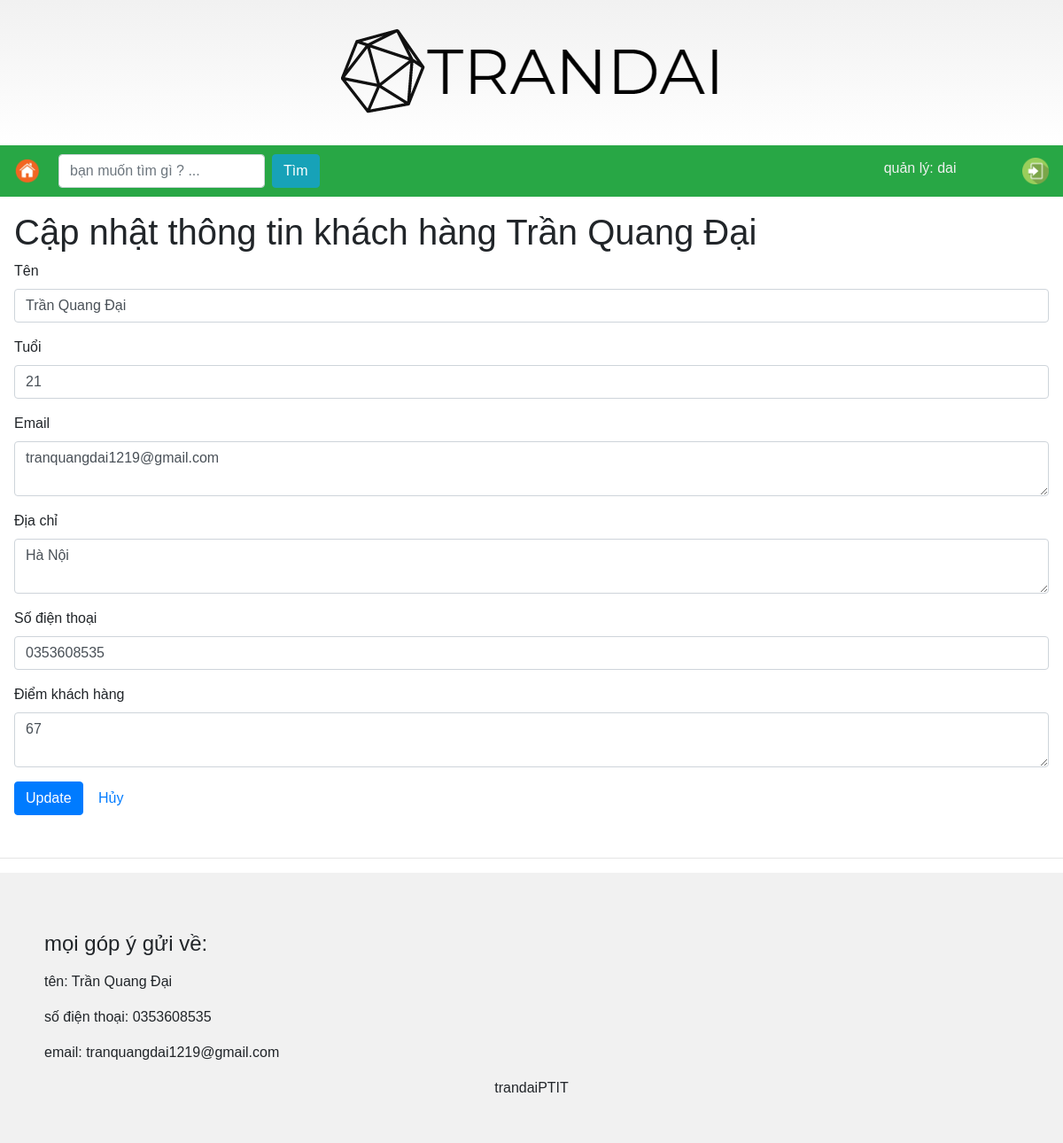
The page /admin.php?page=edit&id=27 (signed in) on the database its author committed.
### tables this page shows
CREATE TABLE `customer` (
  `id` int(11) NOT NULL,
  `name` varchar(255) DEFAULT NULL,
  `age` int(11) DEFAULT NULL,
  `address` varchar(255) DEFAULT NULL,
  `email` varchar(255) DEFAULT NULL,
  `phoneNumber` varchar(255) DEFAULT NULL,
  `score` int(11) DEFAULT NULL
);

### model/DBConnection.php (called while the page is built, shortened)
<?php
class DBConnection
{
    public $dsn;
    public $user;
    public $password;
    public function __construct($dsn, $user, $password)
    {
        $this->dsn = $dsn;
        $this->password = $password;
        $this->user = $user;
    }
    public function connect()
    {
        return new PDO($this->dsn, $this->user, $this->password);
    }
}

### model/CustomerDB.php (called while the page is built, shortened)
<?php
class CustomerDB
{
    public $connection;
    public function __construct($connection)
    {
        $this->connection = $connection;
    }
    public function get($id){
        $sql = "SELECT * FROM customer WHERE id = ?";
        $statement = $this->connection->prepare($sql);
        $statement->bindParam(1, $id);
        $statement->execute();
        $row = $statement->fetch();
        $customer = new Customer($row['name'], $row['age'], $row['email'], $row['address'], $row['phoneNumber'], $row['score']);
        $customer->id = $row['id'];
        return $customer;
    }
}

### model/Customer.php (called while the page is built, shortened)
<?php
class Customer
{
    public function __construct($name,$age, $email, $address, $phoneNumber, $score)
    {
        $this->name = $name;
        $this->age = $age;
        $this->email = $email;
        $this->address = $address;
        $this->phoneNumber = $phoneNumber;
        $this->score = $score;
    }
}

### view/edit.php (the view, shortened to what this page needs)
<h1>Cập nhật thông tin khách hàng <?php echo $customer->name; ?></h1>
<form method="post" action="./admin.php?page=edit">
    <div class="form-group">
        <label>Tên</label>
        <input type="text" name="name"  class="form-control" value="<?php echo $customer->name; ?>"/>
    </div>
    <div class="form-group">
        <label>Tuổi</label>
        <input type="text" name="age" class="form-control" value="<?php echo $customer->age; ?>"/>
    </div>
    <div class="form-group">
        <label>Email</label>
        <textarea name="email" class="form-control"><?php echo $customer->email; ?></textarea>
    </div>
    <div class="form-group">
        <label>Địa chỉ</label>
        <textarea name="address" class="form-control"><?php echo $customer->address; ?></textarea>
    </div>
    <div class="form-group">
        <label>Số điện thoại</label>
        <input type="text" name="phoneNumber" class="form-control" value="<?php echo $customer->phoneNumber; ?>"/>
    </div>
    <div class="form-group">
        <label>Điểm khách hàng</label>
        <textarea name="score" class="form-control"><?php echo $customer->score; ?></textarea>
    </div>
    <div class="form-group">
        <input type="submit" value="Update" class="btn btn-primary"/>
        <a href="admin.php" class="btn btn-default">Hủy</a>
    </div>
</form>

### admin.php (style rules this page uses)
body { margin: 0; font-family: Arial, Helvetica, sans-serif; }

### rows shown on the page
customer: name "Trần Quang Đại", age "21", email "tranquangdai1219@gmail.com", address "Hà Nội", phoneNumber "0353608535", score "67"

### other values the page prints
$_SESSION["username"] "dai"
